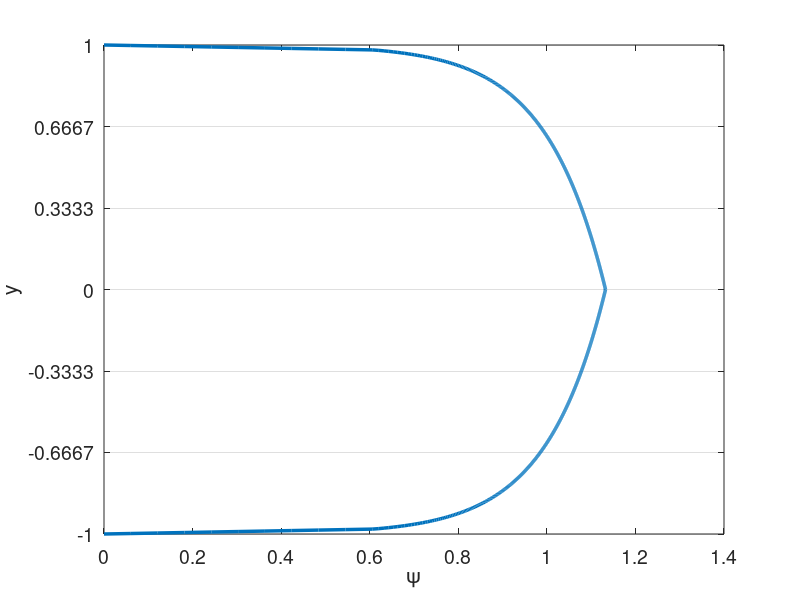

Write MATLAB code to recreate this figure. (Note: this script raises an error after producing the figure.)
% clc
clear all
close all


set(0,'DefaultAxesFontSize',14)
set(0,'defaultLineLineWidth',2.5)
% set(0,'DefaultFigureWindowStyle','docked')


linestyles = {'k-','b-','r-','g-','c-','m-','k--','b--','r--','g--','c--','m--','k-.','b-.','r-.','g-.','c-.','m-.','k:','b:','r:','g:','c:','m:'};
pointstyles = {'ko','bo','ro','go','co','mo','k^','b^','r^','g^','c^','m^','ks','bs','rs','gs','cs','ms','k*','b*','r*','g*','c*','m*','k+','b+','r+','g+','c+','m+'};
%%

%%%%%%%%%%%%%%%%%%%%%%%%%%%%%%%%%%%%%%%%%%%%%%%%%%%%%%%%%%%%%%%%%%
% Navier-Stokes Solver Demo (2D Channel)
%%%%%%%%%%%%%%%%%%%%%%%%%%%%%%%%%%%%%%%%%%%%%%%%%%%%%%%%%%%%%%%%%%
% pgrads = 3.25e-3 for N=4, E=8, exp mesh
% pgrads = 9.25e-3 for N=4, E=6, uniform
% pgrads = 1.8e-4 for N=4, E=8, uniform, enrich

format compact;
format short;
format long;
mu = 1/10000; %1/395; 1/6874;
rho = 1;
Re = rho/mu; 
pgrad = 7e-5; %3.25e-3; 9.25e-3; %2.5e-4; % 9.25e-3;
force_pgrad = 1;

N=4; % polynomial order  
Ex=1; % Number of elements in x
Ey=6; % Number of elements in y
Tfinal=1000; 
CFL=0.05;
en_on = 0;
N_en_y = 1; 
N_over = N;
delay_en = 0;
en_start_time = 100;
head = 'debug';

rans_on = 1;
exp_mesh = 0;

dir_name = [head,'re',num2str(ceil(Re)),'_p',num2str(N),'_e',num2str(Ey),'_exp',num2str(exp_mesh),'_en',num2str(en_on)];
soln_dir = dir_name;
plot_soln = 1;
save_soln = 0;
plot_int = 1000;
save_soln_int = 5000;
restart = 0;
rst_step = 300000;

if ~en_on
    N_over = N;
end

%% Enrichment information
en_mag = 3;
psi = {@(x,y) en_mag*(0.5*(1 - y.^2) + 0.*x), @(x,y) 0.*y + 0.*x};
gpsi = {@(x,y) 0.*y + 0.*x, @(x,y) en_mag*(-1.*y + 0.*x), ...
        @(x,y) 0.*y + 0.*x, @(x,y) 0.*y + 0.*x};
hpsi = {@(x,y) 0.*y + 0.*x, @(x,y) en_mag*(-1 - 0.*y + 0.*x), ...
        @(x,y) 0.*y + 0.*x, @(x,y) 0.*y + 0.*x};
    
% psi = {@(x,y) (0.5*(1 - y.^4) + 0.*x), @(x,y) 0.*y + 0.*x};
% gpsi = {@(x,y) 0.*y + 0.*x, @(x,y) (-2.*y.^3 + 0.*x), ...
%         @(x,y) 0.*y + 0.*x, @(x,y) 0.*y + 0.*x};
% hpsi = {@(x,y) 0.*y + 0.*x, @(x,y) (-6.*y.^2 + 0.*x), ...
%         @(x,y) 0.*y + 0.*x, @(x,y) 0.*y + 0.*x};
%    

    
% Law of the wall
u_tau = sqrt(0.316./(Re.^0.25)/8);
Re_tau = u_tau/mu; %Re;
Re_tau = 550;
% u_tau = 1;
nu = 1/Re_tau;
kap = 0.41;
beta = 5.2;
dypdy = Re_tau;
ypb = 11.062299784340414;
yp = @(y) (1-abs(y))*Re_tau;
u_tau = Re_tau*mu;
lotw = @(yp) ((yp <= ypb).*yp + (yp > ypb).*(1./kap.*log(yp+eps)+beta));
psi = {@(x,y) u_tau*((yp(y) <= ypb).*yp(y) + (yp(y) > ypb).*(1./kap.*log(yp(y)+eps)+beta) + 0.*x), @(x,y) 0.*y + 0.*x};
gpsi = {@(x,y) 0.*y + 0.*x,  @(x,y) -1*sign(y).*u_tau.*(((yp(y) <= ypb).*1 + (yp(y) > ypb).*1./(kap*(yp(y)+eps)))*dypdy + 0.*x),...
        @(x,y) 0.*y + 0.*x, @(x,y) 0.*y + 0.*x};
hpsi = {@(x,y) 0.*y + 0.*x,  @(x,y) u_tau*(((yp(y) <= ypb).*0 + (yp(y) > ypb).*-1./(kap*(yp(y)+eps).^2))*dypdy*dypdy + 0.*x),...
        @(x,y) 0.*y + 0.*x, @(x,y) 0.*y + 0.*x};
    

% 1/7th
% mag = 1;
% yd = @(y) 1-abs(y)+eps;
% psi = {@(x,y) mag*((yd(y)).^(1/7).*(yd(y)>eps*10)+ 0.*x), @(x,y) 0.*y + 0.*x};
% gpsi = {@(x,y) 0.*y + 0.*x,  @(x,y) mag*(-1*sign(y).*1./7.*(yd(y)).^(-6/7).*(yd(y)>eps*10) + 0.*x),...
%         @(x,y) 0.*y + 0.*x, @(x,y) 0.*y + 0.*x};
% hpsi = {@(x,y) 0.*y + 0.*x,  @(x,y) mag*(-6/49*(yd(y)).^(-13/7).*(yd(y)>eps*10) + 0.*x),...
%         @(x,y) 0.*y + 0.*x, @(x,y) 0.*y + 0.*x};

% Reicher Law of the Wall
% Re_tau = 550;
% u_tau = Re_tau*mu/rho;
% Yp = @(Y) max((1-abs(Y))*Re_tau,1e-3)+eps;
% C=5.17;
% kap=0.41;
% dypdy = Re_tau;
% yp = @(y) max((1-abs(y))*Re_tau,1e-3);
% u_tau = Re_tau*mu;
% psi = {@(x,y) mu*Re_tau*(1/kap.*log(1+kap.*yp(y))+(C-1./kap.*log(kap)).*(1-exp(-yp(y)/11)-yp(y)/11.*exp(-yp(y)/3))) + 0.*x,...
%     @(x,y) 0.*y + 0.*x};
% gpsi = {@(x,y) 0.*y + 0.*x, @(x,y) -1*sign(y).*dypdy*mu*Re_tau.*(1./(1+kap.*yp(y))+(C-1./kap.*log(kap)).*(-1/11*exp(-yp(y)/11)-(yp(y)+3)/33.*exp(-yp(y)/3))) + 0.*x,...
%         @(x,y) 0.*y + 0.*x, @(x,y) 0.*y + 0.*x};
% hpsi = {@(x,y) 0.*y + 0.*x,  @(x,y) dypdy*dypdy*mu*Re_tau*(-kap./((1+kap.*yp(y)).^2)+(C-1./kap.*log(kap)).*(-1/121*exp(-yp(y)/11)-(yp(y)+6)/99.*exp(-yp(y)/3))) + 0.*x,...
%         @(x,y) 0.*y + 0.*x, @(x,y) 0.*y + 0.*x};


%% Initial Conditions
% Turbulent pipe
u_cfl = 3/2;
pert = 0.0;
u_ic = @(x,y) 3/2*(1-y.^2);
v_ic = @(x,y) 0.0*y;

darcy = 0.316./(Re.^0.25);
u_tau = sqrt(darcy/8);
Yp = @(Y) max((1-abs(Y))*u_tau*Re,1e-3)+eps;
sigma = 0.6;
fact = @(Yp) exp((-(log10(Yp)-1).^2)./(2*sigma.^2));
k_ic = @(x,y) 0.0*x + 4.5*u_tau*u_tau*fact(Yp(y));

eps_s = 3;
omg_ic = @(x,y) 0.0*x + 0.5*Re*u_tau*u_tau*fact(Yp(y));


% Turbulent channel
Re_tau = 550;
u_tau = Re_tau*mu/rho;
Yp = @(Y) max((1-abs(Y))*Re_tau,0); %1e-3)+eps;
C=5.17;
kap=0.41;
eps_ic = 0; %1e-2;
kx = 23;
kz=13;
alpha_ic = kx*2*pi/(0.375);
beta_ic = kz*2*pi/1;
riech = @(Yp) mu*Re_tau*(1/kap.*log(1+kap.*Yp)+(C-1./kap.*log(kap)).*(1-exp(-Yp/11)-Yp/11.*exp(-Yp/3)));
u_ic = @(x,y) riech(Yp(y)) + eps_ic*sin(alpha_ic*x);
v_ic = @(x,y) 0*y + eps_ic*sin(alpha_ic*x);

% u_ic = @(x,y) psi{1}(x,y);

sigma = 0.6;
fact = @(Yp) exp((-(log10(Yp)-1).^2)./(2*sigma.^2));
k_ic = @(x,y) 0.0*x + 4.5*u_tau*u_tau*fact(Yp(y));

eps_s = 3;
omg_ic = @(x,y) 0.0*x + 0.5*Re*u_tau*u_tau*fact(Yp(y));

%%
%%
%%
%% Plot psi
figure(5)
ys_plot = linspace(-1,1,1000);
plot(psi{1}(0,ys_plot),ys_plot)
xlabel('\psi')
ylabel('y')
set(gca, 'YGrid', 'on', 'XGrid', 'off')
yticks(linspace(-1,1,Ey+1));

%% Begin Solve
E=Ex*Ey; % Total number of elements
N1=N+1;
disp("Generating Matrices")
Q=makeq(Ex,Ey,N); % Global continuity
R=maker(Q,Ex,N); % Restriction matrix, applies Dirichlet conditions
[X,Y]=make_geom_channel(Ex,Ey,N);      % Geometry in local form
if exp_mesh
    [X,Y]=make_geom_channel_exp(Ex,Ey,N);      % Geometry in local form
end
en_b_nodes = get_en_bound_nodes(Ex,Ey,N,N_en_y);
dom_vol = (max(max(max(X)))-min(min(min(X))))*(max(max(max(Y)))-min(min(min(Y))));

Ys = zeros(Ey*length(Y(1,:,1)),1);
for i = 1:Ey
    Ys((i-1)*(N+1)+1:(i)*(N+1)) = Y(1,:,(i-1)*Ex+1);
end

psi_p = psi{1}(0,Ys(N_en_y*(N+1)));
dypsi_p1 = gpsi{2}(0,Ys(N_en_y*(N+1)));
dypsi_p2 = gpsi{2}(0,Ys(end-N_en_y*(N+1)));
        
[G,J,ML,RX]=make_coef(X,Y);
[Ah,Bh,Ch,Dh,z,w]=semhat(N);
[Gs, Gs_x, Gs_y] =  face_mats(X,Y,E,N);
Gs_c = R*Q'*apply_en_cont(Gs,en_b_nodes,psi_p);
Gsb = R*Q'*Gs*Q*R';


[n,nb]=size(R); 
nL=N1*N1*E;

Ab=spalloc(nL,nL,nL*N);    %  Generate Abar
for j=1:nL
    x=zeros(nL,1); 
    x(j)=1; 
    Ab(:,j)=abar_c(x,Dh,G,Q);  % assembled Neumann Operator
end
Ab_save = Ab;
A_c=R*Q'*apply_en_cont(Ab,en_b_nodes,psi_p);
S_check=full(Ab);
Ab = Q'*Ab*Q;
A=R*Ab*R'; % Full stiffness matrix
Bb=reshape(ML,nL,1); % Form Mass matrix
Bb=diag(Bb); 
Bb=sparse(Bb); 
Ma=R*Q'*Bb*Q*R'; % Assembling mass matrix  % Full mass matrix
M_c = R*Q'*apply_en_cont(Bb,en_b_nodes,psi_p);


%% Form matrices for rans

[L_x,L_y,J_x,J_y] = dir_jac(E,X,Y);
w2d = w*w';
w1d = reshape(w2d,[N1*N1,1])';
[dphi_dxi, dphi_deta, dphi_dx, dphi_dy, dpdx_dpdx, dpdy_dpdy, dpdx_dpdy, ...
        dpdx_dpdx_flat, dpdy_dpdy_flat, dpdx_dpdy_flat] ...
    = get_phi_grads(N1,Dh,E,J_x,J_y);
dphi_dx_flat = reshape(dphi_dx,N1*N1,N1*N1,E);
dphi_dy_flat = reshape(dphi_dy,N1*N1,N1*N1,E);

w2d_e = zeros(N+1,N+1,E);
for ie = 1:E
    w2d_e(:,:,ie) = w2d*L_x(ie)/2*L_y(ie)/2;
end

A_x = form_Ax(N1,E,w2d,J_x,J,dpdx_dpdx,ones(size(J)));
A_y = form_Ay(N1,E,w2d,J_y,J,dpdy_dpdy,ones(size(J)));
A_xy = form_Axy(N1,E,w2d,J_x,J_y,J,dpdx_dpdy,ones(size(J)));


SS = zeros(N1,N1,E,2,2);
OS = zeros(N1,N1,E,2,2);
dudx = zeros(N1,N1,E);
dudy = zeros(N1,N1,E);
dvdx = zeros(N1,N1,E);
dvdy = zeros(N1,N1,E);
dkdx = zeros(N1,N1,E);
dkdy = zeros(N1,N1,E);
domgdx = zeros(N1,N1,E);
domgdy = zeros(N1,N1,E);

%%
M_check=full(Bb);

Ma_uv_check = zeros(2*nL);
Ma_uv_check(1:nL,1:nL) = M_check;
Ma_uv_check(nL+1:2*nL,nL+1:2*nL) = M_check;
A_uv_check = zeros(2*nL);
A_uv_check(1:nL,1:nL) = S_check;
A_uv_check(nL+1:2*nL,nL+1:2*nL) = S_check;

M_q = full(Ma);
S_q = full(A);


%%
% Assemble overall system matrices
nn = length(Ma); % number of nodes in the domain
Ma_uv = zeros(2*nn);
Ma_uv(1:nn,1:nn) = Ma;
Ma_uv(nn+1:2*nn,nn+1:2*nn) = Ma;
Ma_uv = sparse(Ma_uv);
A_uv = zeros(2*nn);
A_uv(1:nn,1:nn) = A;
A_uv(nn+1:2*nn,nn+1:2*nn) = A;
A_uv = sparse(A_uv);
ML_uv = zeros(2*(N+1),2*(N+1),E);
ML_uv(1:N+1,1:N+1,1:E) = ML;
ML_uv(N+2:2*(N+1),N+2:2*(N+1),1:E) = ML;
G_uv = zeros(2*nn);
G_uv(1:nn,1:nn) = Gsb;
G_uv(nn+1:2*nn,nn+1:2*nn) = Gsb;
G_uv = sparse(G_uv);



%% Assemble enrichment matrices
psi_xy = zeros(N+1,N+1,E);
N1_over = N_over + 1;
[z_over,w_over] = zwgll(N_over);
w2d_over = w_over*w_over';
w1d_over = reshape(w2d_over,[N1_over*N1_over,1])';
[dphi_dxi_over, dphi_deta_over, dphi_dx_over, dphi_dy_over, dpdx_dpdx_over, dpdy_dpdy_over, dpdx_dpdy_over, ...
        dpdx_dpdx_flat_over, dpdy_dpdy_flat_over, dpdx_dpdy_flat_over,phi_2d_flat] ...
    = get_phi_grads2(N1,E,J_x,J_y,N_over);
dphi_dx_flat_over = reshape(dphi_dx_over,N1_over*N1_over,N1*N1,E);
dphi_dy_flat_over = reshape(dphi_dy_over,N1_over*N1_over,N1*N1,E);
if en_on
    [psi_xy,psi_xy_act,gpsi_xy_act,Sp_all,Sp_all_Q,Jac_e_flat,gpsi_e_flat,Mp_uv,Sp_uv,Mp_all_c,Sp_all_c,Mp_full,Sp_full] = ...
        assemble_enrichment(X,Y,Ex,Ey,E,N,N1,nn,nL,J,Q,R,N_en_y,psi,gpsi,hpsi,en_b_nodes,psi_p,N_over);
end

%%

dxmin=pi*(z(N1)-z(N))/(2*Ex); % Get min dx for CFL constraint
dt=CFL*dxmin/u_cfl; 

% dt = 1e-3;
nstep=ceil(Tfinal/dt); 
dt=Tfinal/nstep; 
% Print information
nstep
dt
yp1 = (1+Y(1,2))*Re

disp("Computing inverse")
Ai=pinv(full(Ab)); 

disp("Setting Initial Conditions")
% Initial conditions
for e = 1:E
    for i = 1:N+1
        for j = 1:N+1
%             u(i,j,e) = f_ic(X(i,j,e),Y(i,j,e))+pert*rand()*u_ic;
%             v(i,j,e) = v(i,j,e)+pert*rand()*u_ic;
            u(i,j,e) = u_ic(X(i,j,e),Y(i,j,e));
            v(i,j,e) = v_ic(X(i,j,e),Y(i,j,e));
            k(i,j,e) = k_ic(X(i,j,e),Y(i,j,e));
            omg(i,j,e) = omg_ic(X(i,j,e),Y(i,j,e));
        end
    end
end
if en_on
    [u, v] = project_to_enrich(X,Y,E,Ex,Ey,N,N_en_y,u,v,psi);
end

% u = apply_en_cont_soln(u,en_b_nodes,psi_p);
u1_0=u; u2_0=u; u3_0=u; fx3_0=u; fx2_0=u; fx1_0=u; u_0 = u;
v1_0=v; v2_0=v; v3_0=v; fy3_0=v; fy2_0=v; fy1_0=v; v_0 = v;
u1=u; u2=u; u3=u; fx3=u; fx2=u; fx1=u;
v1=v; v2=v; v3=v; fy3=v; fy2=v; fy1=v;
k1=k; k2=k; k3=k; fk3=k; fk2=k; fk1=k;
omg1=omg; omg2=omg; omg3=omg; fomg3=omg; fomg2=omg; fomg1=omg;

F_pgrad = pgrad*ones(size(ML));
F_1 = ones(size(ML));
% Fb=reshape(ML.*F,nL,1); %% Output
% 
% Fb=Bb\(Q'*Fb);  

uv = [u;v];

%%
uv_ic_check = uv;

%% Setup BC if nonzero
% u_bc = ones(size(u)).*((Y==1)+(Y==-1));
% u_bc = reshape(ML.*u_bc,nL,1);
% u_bc = Bb\(Q'*u_bc);

% k_bc = k_bc_val.*ones(size(k));
% k_bc = reshape(ML.*k_bc,nL,1);
% k_bc = (Q'*Bb*Q)\(Q'*k_bc);
% 
% omg_bc = omg_bc_val.*ones(size(omg));
% omg_bc = reshape(ML.*omg_bc,nL,1);
% omg_bc = (Q'*Bb*Q)\(Q'*omg_bc);

%%
disp("Timestepping")
step = 1;
if (restart == 1)
   fname = strcat(soln_dir,"/soln_Re_",num2str(Re),"_P_",num2str(N),"_",num2str(Ex),"x",num2str(Ey),"_step_",num2str(rst_step),".mat");
   load(fname);
   step = rst_step;
end

plot1 = 1;
time = 0;
[plot1,u_mean] = post_channel(N,Ex,Ey,w,X,Y,Ys,en_on,step,time,u,psi_xy,N_en_y,plot1);
if save_soln
    mkdir(soln_dir);
end

%%
while step <= nstep
    time=step*dt;
    
    if (time > en_start_time) && (~en_on) && (delay_en)
        en_on = 1;
        [psi_xy,psi_xy_act,gpsi_xy_act,Sp_all,Sp_all_Q,Jac_e_flat,gpsi_e_flat,Mp_uv,Sp_uv,Mp_all_c,Sp_all_c,Mp_full,Sp_full] = ...
            assemble_enrichment(X,Y,Ex,Ey,E,N,N1,nn,nL,J,Q,R,N_en_y,psi,gpsi,hpsi,en_b_nodes,psi_p,N_over);
        [u, v] = project_to_enrich(X,Y,E,Ex,Ey,N,N_en_y,u,v,psi);
    end
    
    % Form combined u for RANS terms
    u_comb = u;
    if en_on
        u_comb = u+psi_xy_act{1};
    end
    
    %% Form S
    u_flat = reshape(u,N1*N1,E);
    v_flat = reshape(v,N1*N1,E);
    k_flat = reshape(k,N1*N1,E);
    omg_flat = reshape(omg,N1*N1,E);

    
    for ie = 1:E
        dudx(:,:,ie) = reshape(dphi_dx_flat(:,:,ie)*u_flat(:,ie),N1,N1);
        dvdx(:,:,ie) = reshape(dphi_dx_flat(:,:,ie)*v_flat(:,ie),N1,N1);
        dudy(:,:,ie) = reshape(dphi_dy_flat(:,:,ie)*u_flat(:,ie),N1,N1);
        dvdy(:,:,ie) = reshape(dphi_dy_flat(:,:,ie)*v_flat(:,ie),N1,N1);
        dkdx(:,:,ie) = reshape(dphi_dx_flat(:,:,ie)*k_flat(:,ie),N1,N1);
        dkdy(:,:,ie) = reshape(dphi_dy_flat(:,:,ie)*k_flat(:,ie),N1,N1);
        domgdx(:,:,ie) = reshape(dphi_dx_flat(:,:,ie)*omg_flat(:,ie),N1,N1);
        domgdy(:,:,ie) = reshape(dphi_dy_flat(:,:,ie)*omg_flat(:,ie),N1,N1);
    end
    
    if en_on
        dudx = dudx + gpsi_xy_act{1};
        dudy = dudy + gpsi_xy_act{2};
        dvdx = dvdx + gpsi_xy_act{3}; % Doesn't matter given assumptions
        dvdy = dvdy + gpsi_xy_act{4}; % Doesn't matter given assumptions
    end
    
    % Modify enrichment
%     if (mod(step,2000)==0) && (time > 50)
%         u_tau_calc = sqrt(mu*dudy(:,1,1)/rho);
%         u_tau = u_tau_calc(1);
%         psi = {@(x,y) u_tau*((yp(y) <= ypb).*yp(y) + (yp(y) > ypb).*(1./kap.*log(yp(y)+eps)+beta) + 0.*x), @(x,y) 0.*y + 0.*x};
%         gpsi = {@(x,y) 0.*y + 0.*x,  @(x,y) -1*sign(y).*u_tau.*(((yp(y) <= ypb).*1 + (yp(y) > ypb).*1./(kap*(yp(y)+eps)))*dypdy + 0.*x),...
%             @(x,y) 0.*y + 0.*x, @(x,y) 0.*y + 0.*x};
%         hpsi = {@(x,y) 0.*y + 0.*x,  @(x,y) u_tau*(((yp(y) <= ypb).*0 + (yp(y) > ypb).*-1./(kap*(yp(y)+eps).^2))*dypdy*dypdy + 0.*x),...
%             @(x,y) 0.*y + 0.*x, @(x,y) 0.*y + 0.*x};
%         
%         psi_p = psi{1}(0,Ys(N_en_y*(N+1)));
%         dypsi_p1 = gpsi{2}(0,Ys(N_en_y*(N+1)));
%         dypsi_p2 = gpsi{2}(0,Ys(end-N_en_y*(N+1)));
%         
%         A_c=R*Q'*apply_en_cont(Ab_save,en_b_nodes,psi_p);
%         M_c = R*Q'*apply_en_cont(Bb,en_b_nodes,psi_p);
%         
%         [psi_xy,psi_xy_act,gpsi_xy_act,Sp_all,Sp_all_Q,Jac_e_flat,gpsi_e_flat,Mp_uv,Sp_uv,Mp_all_c,Sp_all_c,Mp_full,Sp_full] = ...
%             assemble_enrichment(X,Y,Ex,Ey,E,N,N1,nn,nL,J,Q,R,N_en_y,psi,gpsi,hpsi,en_b_nodes,psi_p,N_over);
%         [u, v] = project_to_enrich(X,Y,E,Ex,Ey,N,N_en_y,u_comb,v,psi);
%         
%         en_on = 2;
%         
%         for ie = 1:E
%             dudx(:,:,ie) = reshape(dphi_dx_flat(:,:,ie)*u_flat(:,ie),N1,N1);
%             dvdx(:,:,ie) = reshape(dphi_dx_flat(:,:,ie)*v_flat(:,ie),N1,N1);
%             dudy(:,:,ie) = reshape(dphi_dy_flat(:,:,ie)*u_flat(:,ie),N1,N1);
%             dvdy(:,:,ie) = reshape(dphi_dy_flat(:,:,ie)*v_flat(:,ie),N1,N1);
%             dkdx(:,:,ie) = reshape(dphi_dx_flat(:,:,ie)*k_flat(:,ie),N1,N1);
%             dkdy(:,:,ie) = reshape(dphi_dy_flat(:,:,ie)*k_flat(:,ie),N1,N1);
%             domgdx(:,:,ie) = reshape(dphi_dx_flat(:,:,ie)*omg_flat(:,ie),N1,N1);
%             domgdy(:,:,ie) = reshape(dphi_dy_flat(:,:,ie)*omg_flat(:,ie),N1,N1);
%         end
%         
%         if en_on
%             dudx = dudx + gpsi_xy_act{1};
%             dudy = dudy + gpsi_xy_act{2};
%             dvdx = dvdx + gpsi_xy_act{3}; % Doesn't matter given assumptions
%             dvdy = dvdy + gpsi_xy_act{4}; % Doesn't matter given assumptions
%         end
%     end
    
    
    SS(:,:,:,1,1) = 1/2*(dudx+dudx);
    SS(:,:,:,1,2) = 1/2*(dudy+dvdx);
    SS(:,:,:,2,1) = 1/2*(dvdx+dudy);
    SS(:,:,:,2,2) = 1/2*(dvdy+dvdy);
    OS(:,:,:,1,1) = 1/2*(dudx-dudx);
    OS(:,:,:,1,2) = 1/2*(dudy-dvdx);
    OS(:,:,:,2,1) = 1/2*(dvdx-dudy);
    OS(:,:,:,2,2) = 1/2*(dvdy-dvdy);
    

    %% Get rans values
    [mu_t,gam_k,gam_omg,G_k,G_omg,Y_k,Y_omg,S_k,S_omg,R1,R2,R3,R4,omg_w] ...
        = get_rans_coeffs(rho,mu,k,omg,SS,OS,dkdx,dkdy,domgdx,domgdy,Y,u_comb,v);
    if ~rans_on
        mu_t = zeros(size(mu_t));
    end
    Re_t = rho./(mu_t+eps);
    Re_comb = rho./(mu*ones(size(mu_t))+mu_t);
    Re_k = rho./gam_k;
    Re_omg = rho./gam_omg;
    %% Timestepping
    
    if step==1; b0=1.0;    b= [ -1 0 0 ]';       a=[ 1  0 0 ]'; end
    if step==2; b0=1.5;    b=([ -4 1 0 ]')./2;   a=[ 2 -1 0 ]'; end
    if step>=3; b0=11./6.; b=([ -18 9 -2 ]')./6; a=[ 3 -3 1 ]'; end

    if ~rans_on
        % Compute A
        [A_x_full,A_y_full,A_xy_full] = form_Ax_Ay_Axy(N1,E,w1d,J,dpdx_dpdx_flat,dpdy_dpdy_flat,dpdx_dpdy_flat,Re_comb);
        A_x = R*Q'*A_x_full*Q*R';
        A_y = R*Q'*A_y_full*Q*R';
        A_xy = R*Q'*A_xy_full*Q*R';
        A_uv = zeros(2*nn);
        A_uv(1:nn,1:nn) = 2*A_x+A_y+A_xy;
        A_uv(nn+1:2*nn,nn+1:2*nn) = A_x+2*A_y+A_xy';
        A_uv = sparse(A_uv);
        
        T1_rhs = 0;
        
        if en_on
            A_full = 2*A_x_full+A_y_full+A_xy_full;
            A_c=R*Q'*apply_en_cont(A_full,en_b_nodes,psi_p);
            [T1_new] = form_T1_psi(E,N,w1d_over,Jac_e_flat,dphi_dy_flat_over,gpsi_e_flat,Re_comb,N_en_y,phi_2d_flat);
            T1_rhs = (dt/b0)*R*Q'*reshape(T1_new,nL,1);
            
            H_uv = (Ma_uv + (A_uv)*dt/(b0) + dt/b0*(Mp_uv + Sp_uv));
            H_c = (M_c + (A_c)*dt/(b0) + dt/b0*(Mp_all_c{1}+Sp_all_c{1}));
            if en_on == 2
                H_uv = (Ma_uv + (A_uv)*dt/(b0)); % + dt/b0*(Mp_uv + Sp_uv));
                H_c = (M_c + (A_c)*dt/(b0)); % + dt/b0*(Mp_all_c{1}+Sp_all_c{1}));
            end
            %             H_q = full(H_uv);
            rhs_c = (H_c);
            [LH_uv,UH_uv]=lu(H_uv);
        end
    end
    
%     if step>=3
        if en_on          
            if rans_on
                [A_x_k,A_y_k] = form_Ax_Ay(N1,E,w1d,J,dpdx_dpdx_flat,dpdy_dpdy_flat,Re_k);
                A_k = R*Q'*(A_x_k + A_y_k)*Q*R';
                Ab_k = Q'*(A_x_k + A_y_k)*Q;
                H_k=(Ma+A_k*dt/(b0)+dt/b0*Sp_all{1});
                H_k_bar = (Q'*Bb*Q+ Ab_k*dt/(b0)+dt/b0*Sp_all_Q{1});
                if en_on == 2
                    H_k=(Ma+A_k*dt/(b0));
                    H_k_bar = (Q'*Bb*Q+ Ab_k*dt/(b0));
                end
        
                [LH_k,UH_k]=lu(H_k);
        
                % Assuming Re_omg=Re_k
                H_omg = H_k;
                H_omg_bar = H_k_bar;
                LH_omg = LH_k;
                UH_omg = UH_k;
            end
        else
            terms_x = zeros(N+1,N+1,E);
            terms_y = zeros(N+1,N+1,E);
            T1_rhs = 0;
            
            H_uv = (Ma_uv + (A_uv)*dt/(b0));
            rhs_c = zeros(size(Ma(:,1)));
            [LH_uv,UH_uv]=lu(H_uv);
            
            if rans_on
                [A_x_k,A_y_k] = form_Ax_Ay(N1,E,w1d,J,dpdx_dpdx_flat,dpdy_dpdy_flat,Re_k);
                A_k = R*Q'*(A_x_k + A_y_k)*Q*R';
                Ab_k = Q'*(A_x_k + A_y_k)*Q;
                H_k=(Ma+A_k*dt/(b0));
                H_k_bar = (Q'*Bb*Q+ Ab_k*dt/(b0));
        
                [LH_k,UH_k]=lu(H_k);
        
                % Assuming Re_omg=Re_k
                H_omg = H_k;
                H_omg_bar = H_k_bar;
                LH_omg = LH_k;
                UH_omg = UH_k;
            end
        end
        
        b0i=1./b0;
%     end % Viscous op

    
%   Nonlinear step - unassembled, not multiplied by mass matrix   
    %% Setup Convection terms and forcing terms
    fx1 = -convl(u,RX,Dh,u,v); % + F; % du = Cu  
    fy1 = -convl(v,RX,Dh,u,v); % dv = Cv
    fk1 = -convl(k,RX,Dh,u,v) + G_k - Y_k + S_k; % dk = Ck
    fomg1 = -convl(omg,RX,Dh,u,v) + G_omg - Y_omg + S_omg + R1 + R2 + R3 + R4; % domg = Comg
    fx1_0 = F_1;
    fy1_0 = zeros(size(F_1));
    
    if force_pgrad
        fx1 = fx1 + F_pgrad;
    end
    
    if en_on == 2
        en_u = dt/b0*((Sp_full{1}+Mp_full{1})*reshape(u,nL,1)+Mp_full{2}*reshape(v,nL,1));
        en_u = reshape(en_u,N1,N1,E);
        en_u_0 = dt/b0*((Sp_full{1}+Mp_full{1})*reshape(u_0,nL,1)+Mp_full{2}*reshape(v_0,nL,1));
        en_u_0 = reshape(en_u_0,N1,N1,E);
        en_v = dt/b0*Mp_full{2}*reshape(v,nL,1);
        en_v = reshape(en_v,N1,N1,E);
        
        en_k = dt/b0*Sp_full{1}*reshape(k,nL,1);
        en_k = reshape(en_k,N1,N1,E); 
        en_omg = dt/b0*Sp_full{1}*reshape(omg,nL,1);
        en_omg = reshape(en_omg,N1,N1,E); 
        
        
        % SRB
        fx1 = fx1 - en_u;
        fx1_0 = fx1_0;% - en_u_0; 
        fy1 = fy1 - en_v;
        fk1 = fk1 - en_k;
        fomg1 = fomg1 - en_omg;
    end
    
    %% Setup residual terms in bdf

    rx   = a(1)*fx1   + a(2)*fx2   + a(3)*fx3; % kth-order extrapolation
    ry   = a(1)*fy1   + a(2)*fy2   + a(3)*fy3;
    rk   = a(1)*fk1   + a(2)*fk2   + a(3)*fk3;
    romg = a(1)*fomg1 + a(2)*fomg2 + a(3)*fomg3;
    rx_0 = a(1)*fx1_0   + a(2)*fx2_0   + a(3)*fx3_0;
    ry_0 = a(1)*fy1_0   + a(2)*fy2_0   + a(3)*fy3_0;

    fx3=fx2; fx2=fx1; 
    fy3=fy2; fy2=fy1; 
    fk3=fk2; fk2=fk1;
    fomg3=fomg2; fomg2=fomg1;
    fx3_0=fx2_0; fx2_0=fx1_0; 
    fy3_0=fy2_0; fy2_0=fy1_0; 

    %% Add residual terms to bdf
    rx  = dt*rx - (b(1)*u+b(2)*u2+b(3)*u3); u3=u2; u2=u; % Add BDF terms
    ry  = dt*ry - (b(1)*v+b(2)*v2+b(3)*v3); v3=v2; v2=v; %     and
    rk  = dt*rk - (b(1)*k+b(2)*k2+b(3)*k3); k3=k2; k2=k;
    romg = dt*romg - (b(1)*omg+b(2)*omg2+b(3)*omg3); omg3=omg2; omg2=omg;
    rx_0  = dt*rx_0 - (b(1)*u_0+b(2)*u2_0+b(3)*u3_0); u3_0=u2_0; u2_0=u_0; % Add BDF terms
    ry_0  = dt*ry_0 - (b(1)*v_0+b(2)*v2_0+b(3)*v3_0); v3_0=v2_0; v2_0=v_0; % Add BDF terms
    
    ut  = b0i*rx; 
    vt  = b0i*ry; 
    k   = b0i*rk;
    omg = b0i*romg;
    ut_0  = b0i*rx_0; 
    vt_0  = b0i*ry_0; 
 
    [uL,vL,pr]=pressure_project(ut,vt,Ai,Q,ML,RX,Dh); % Div-free velocity
    [uL_0,vL_0,pr_0]=pressure_project(ut_0,vt_0,Ai,Q,ML,RX,Dh); % Div-free velocity
    pr = (b0/dt)*pr;
    pr_0 = (b0/dt)*pr_0;
    

    %%

    %   Set RHS.                 %Viscous update. %  Convert to local form.
%     u=R*(Q'*reshape(ML.*uL,nL,1)-Hbar*u_bc);
    u_rhs=R*(Q'*reshape(ML.*uL,nL,1));
    v_rhs=R*(Q'*reshape(ML.*vL,nL,1));
    u_rhs_0=R*(Q'*reshape(ML.*uL_0,nL,1));
    v_rhs_0=R*(Q'*reshape(ML.*vL_0,nL,1));
    
    if rans_on
        k_rhs=R*(Q'*reshape(ML.*k,nL,1));%-H_k_bar*k_bc);
        omg_rhs=R*(Q'*reshape(ML.*omg,nL,1));%-H_omg_bar*omg_bc);
    end
    
    %%
    
    % Solve k and omg first
    if rans_on
        k = UH_k\(LH_k\k_rhs);
        omg = UH_omg\(LH_omg\omg_rhs);
        k=Q*(R'*k);%+k_bc);
        omg=Q*(R'*omg);%+omg_bc);
        k=reshape(k,N1,N1,E);
        omg=reshape(omg,N1,N1,E);
        mu_t = rho.*k./(omg_w+omg);
        
        % recompute matrices for uv 
        Re_t = rho./(mu_t+eps);
        Re_comb = rho./(mu*ones(size(mu_t))+mu_t*rans_on);
        
        [A_x_full,A_y_full,A_xy_full] = form_Ax_Ay_Axy(N1,E,w1d,J,dpdx_dpdx_flat,dpdy_dpdy_flat,dpdx_dpdy_flat,Re_comb);
        A_x = R*Q'*A_x_full*Q*R';
        A_y = R*Q'*A_y_full*Q*R';
        A_xy = R*Q'*A_xy_full*Q*R';
        A_uv = zeros(2*nn);
        A_uv(1:nn,1:nn) = 2*A_x+A_y+A_xy;
        A_uv(nn+1:2*nn,nn+1:2*nn) = A_x+2*A_y+A_xy';
        A_uv = sparse(A_uv);
                
        if ~en_on
            H_uv = (Ma_uv + (A_uv)*dt/(b0));
            rhs_c = zeros(size(Ma(:,1)));
            [LH_uv,UH_uv]=lu(H_uv);
        end
        
        if en_on           
            A_full = 2*A_x_full+A_y_full+A_xy_full;
            A_c=R*Q'*apply_en_cont(A_full,en_b_nodes,psi_p);
            [T1_new] = form_T1_psi(E,N,w1d_over,Jac_e_flat,dphi_dy_flat_over,gpsi_e_flat,Re_comb,N_en_y,phi_2d_flat);
            T1_rhs = (dt/b0)*R*Q'*reshape(T1_new,nL,1);
            
            if en_on == 1
                H_uv = (Ma_uv + (A_uv)*dt/(b0) + dt/b0*(Mp_uv + Sp_uv));
                H_c = (M_c + (A_c)*dt/(b0) + dt/b0*(Mp_all_c{1}+Sp_all_c{1}));
            end
            if en_on == 2
                H_uv = (Ma_uv + (A_uv)*dt/(b0));
                H_c = (M_c + (A_c)*dt/(b0)); 
            end
            rhs_c = (H_c);
            [LH_uv,UH_uv]=lu(H_uv);
        end
    end
    
    % SRB
    u_rhs = u_rhs + T1_rhs;
    u_rhs_0 = u_rhs_0;% + T1_rhs;
    
    %% Solve for u_0, v_0, p_0
    % SRB
    uv_0 = [u_rhs_0;v_rhs_0];
    uv_0=UH_uv\(LH_uv\uv_0);
    
    u_0 = uv_0(1:nn);
    v_0 = uv_0(nn+1:2*nn);
    u_0=Q*(R'*u_0);
    %SRB
%     if en_on
%         u_0 = apply_en_cont_soln(Ey,N_en_y,en_b_nodes,u_0,psi_p);
%     end
    u_0=reshape(u_0,N1,N1,E);
    v_0=Q*(R'*v_0);
    v_0=reshape(v_0,N1,N1,E);
    
    
    %% Solve for u', v', p'
    %SRB
    uv = [u_rhs+rhs_c;v_rhs];
    uv=UH_uv\(LH_uv\uv); 
   
    u = uv(1:nn);
    v = uv(nn+1:2*nn);
    u=Q*(R'*u);
    %SRB
    if en_on
        u = apply_en_cont_soln(Ey,N_en_y,en_b_nodes,u,psi_p);
    end
    u=reshape(u,N1,N1,E);
    v=Q*(R'*v);
    v=reshape(v,N1,N1,E);
    
    %% Add in forcing term
    u_comb = u;
    u_0_comb = u_0;
    if en_on
        u_comb = u+psi_xy_act{1};
%         u_0_comb = u_0+psi_xy_act{1};
    end
    % Integrate domain
    avg_u = sum(u_comb.*w2d_e,'All')/dom_vol;
    avg_u_0 = sum(u_0_comb.*w2d_e,'All')/dom_vol;
    alpha_0 = (1-avg_u)/avg_u_0;
    if ~force_pgrad 
    % SRB 
    u = u + alpha_0*u_0;
%     u_comb = u_comb + alpha_0*u_comb;
%     u =  u_comb;
%     if en_on
%         u = u_comb - psi_xy_act{1};
%     end
    v = v + alpha_0*v_0;
    pr = pr + alpha_0*pr_0;
    end
    
    
%% Output
    if mod(step,plot_int)==0 && plot_soln
        [plot1,u_mean] = post_channel(N,Ex,Ey,w,X,Y,Ys,en_on,step,time,u,psi_xy,N_en_y,plot1);
    end
    if mod(step,save_soln_int)==0 && save_soln
        disp(step)
        fname = strcat(soln_dir,"/soln_Re_",num2str(Re),"_P_",num2str(N),"_",num2str(Ex),"x",num2str(Ey),"_step_",num2str(step),".mat");
        save(fname); 
    end
    if isnan(u(1,2))
        step
        time
        return
    end
    
    step = step + 1;
end
if  plot_soln
    [plot1,u_mean] = post_channel(N,Ex,Ey,w,X,Y,Ys,en_on,step,time,u,psi_xy,N_en_y,plot1);
    get_Up(Ys,u_mean,u_tau,mu,lotw,Ey,N,psi,en_on);
end
if  save_soln
    fname = strcat(soln_dir,"/soln_Re_",num2str(Re),"_P_",num2str(N),"_",num2str(Ex),"x",num2str(Ey),"_step_",num2str(step),".mat");
    save(fname);
end
